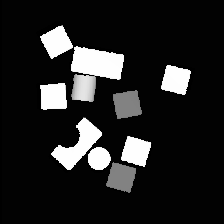
#> input picture depth_height.png, 224 x 224 px
$ python import.py
#> lines starting #> are read from the running program, lines starting #| are printed output that depends on the picture
from PIL import Image
import numpy as np
import scipy
import matplotlib.pyplot as plt
import seaborn as sns
import matplotlib.patches as patches
from scipy.spatial import ConvexHull


# img = Image.open('depth_height.png')
img = Image.open('depth_height.png')
#> img is the input picture: PIL image 224x224 I;16; min 0, max 5111, mean 694


width, height = img.size
#> width = 224; height = 224
print(width, height)
#| 224 224


# fig_scatter = plt.figure()
# axs = fig_scatter.add_subplot(2,1,1)

img_pixels = []
for y in range(height):
  for x in range(width):
    img_pixels.append(img.getpixel((x,y)))
#> after the loop, img_pixels = 50176 items

img_pixels = np.array(img_pixels)
img_matrix = img_pixels.reshape([width,height])
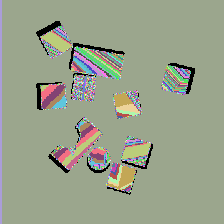
#> img_matrix: shape (224, 224) int64; 920 distinct labels, from 0 to 5111; one colour per label, 0 black
# print(np.unique(img_pixels))
# print(img_matrix)

scatter_x = []
scatter_y = []

for y in range(height):
  for x in range(width):

    if img_matrix[x,y] > 1000:
        scatter_x.append(x)
        scatter_y.append(y)
#> after the loop, scatter_y = 7206 values from 40 to 190

np_scatter_x = np.array(scatter_x)
np_scatter_y = np.array(scatter_y)
#> np_scatter_y = 7206 values from 40 to 190

print(np_scatter_x.shape)
#| (7206,)
points = np.array([np_scatter_x,np_scatter_y]).T
print(points.shape)
#| (7206, 2)

r = patches.Rectangle(xy=(0, 0), width=244, height=244, ec='#000000', fill=False)
# [18 lines of commented-out code are left out]

hull = ConvexHull(points)
points = hull.points
hull_points = points[hull.vertices]

hp = np.vstack((hull_points, hull_points[0]))
plt.plot(hp[:,0], hp[:,1])
plt.scatter(points[:,0], points[:,1])
plt.show()
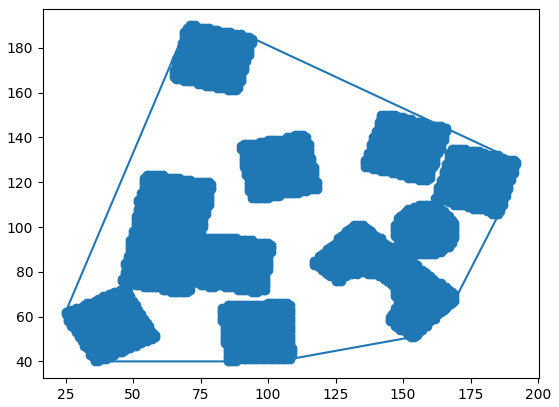
#> figure drawn by matplotlib, 1 panel
